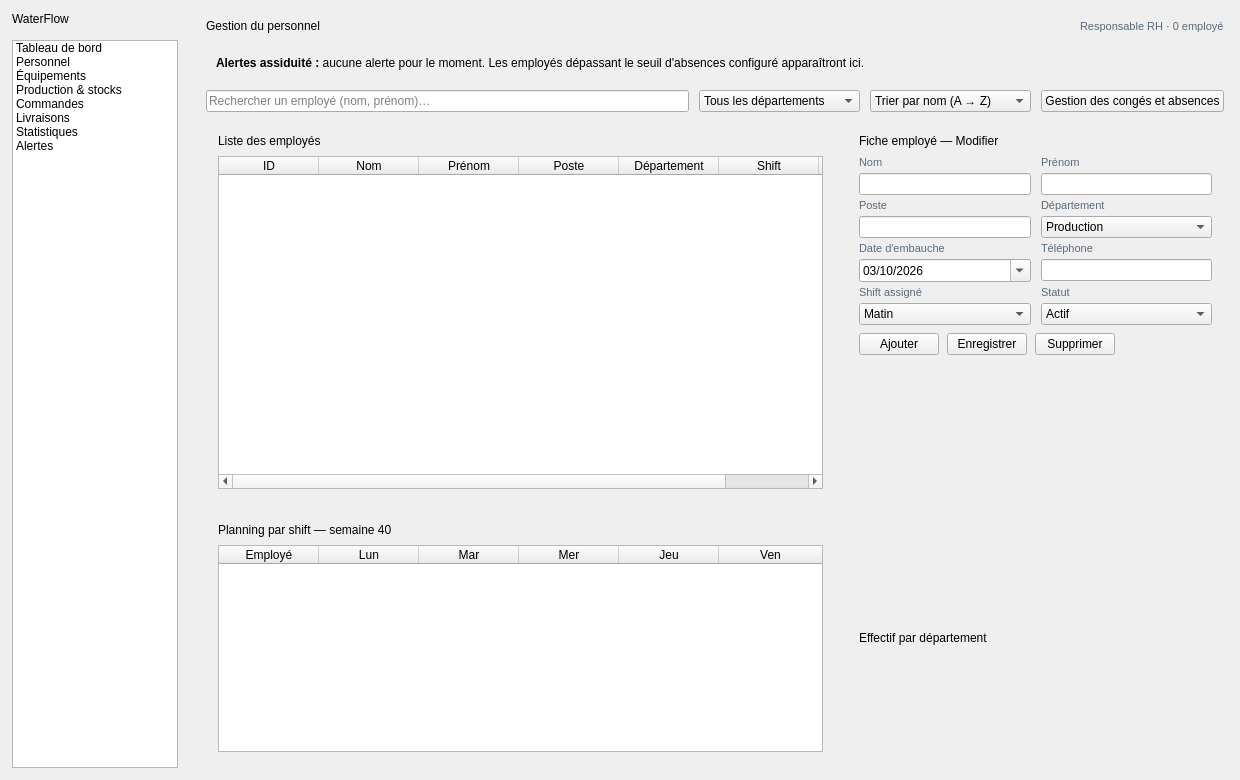
<?xml version="1.0" encoding="UTF-8"?>
<ui version="4.0">
 <class>Personnel</class>
 <widget class="QWidget" name="Personnel">
  <property name="geometry"><rect><x>0</x><y>0</y><width>1240</width><height>780</height></rect></property>
  <layout class="QHBoxLayout" name="layoutPrincipal" stretch="0,1"><property name="spacing"><number>0</number></property><property name="leftMargin"><number>0</number></property><property name="topMargin"><number>0</number></property><property name="rightMargin"><number>0</number></property><property name="bottomMargin"><number>0</number></property><item><widget class="QFrame" name="sidebar"><property name="minimumSize"><size><width>190</width><height>0</height></size></property><property name="maximumSize"><size><width>190</width><height>16777215</height></size></property><layout class="QVBoxLayout" name="layoutSidebar"><property name="spacing"><number>14</number></property><property name="leftMargin"><number>12</number></property><property name="topMargin"><number>12</number></property><property name="rightMargin"><number>12</number></property><property name="bottomMargin"><number>12</number></property><item><widget class="QLabel" name="labelLogo"><property name="text"><string>WaterFlow</string></property></widget></item><item><widget class="QListWidget" name="menuLateral"><item><property name="text"><string>Tableau de bord</string></property></item><item><property name="text"><string>Personnel</string></property></item><item><property name="text"><string>Équipements</string></property></item><item><property name="text"><string>Production &amp; stocks</string></property></item><item><property name="text"><string>Commandes</string></property></item><item><property name="text"><string>Livraisons</string></property></item><item><property name="text"><string>Statistiques</string></property></item><item><property name="text"><string>Alertes</string></property></item></widget></item></layout></widget></item><item><widget class="QWidget" name="contenu"><layout class="QVBoxLayout" name="layoutContenu" stretch="0,0,0,3,2"><property name="spacing"><number>10</number></property><property name="leftMargin"><number>16</number></property><property name="topMargin"><number>16</number></property><property name="rightMargin"><number>16</number></property><property name="bottomMargin"><number>16</number></property><item><layout class="QHBoxLayout" name="layoutEntete"><item><widget class="QLabel" name="labelTitre"><property name="text"><string>Gestion du personnel</string></property></widget></item><item><spacer name="spacerEntete"><property name="orientation"><enum>Qt::Horizontal</enum></property><property name="sizeHint" stdset="0"><size><width>20</width><height>20</height></size></property></spacer></item><item><widget class="QLabel" name="labelInfo"><property name="text"><string>Responsable RH · 0 employé</string></property><property name="styleSheet"><string>color:#5B6B7B; font-size:8pt;</string></property></widget></item></layout></item><item><widget class="QFrame" name="frameAlerte"><layout class="QHBoxLayout" name="layoutAlerte"><property name="leftMargin"><number>10</number></property><property name="topMargin"><number>10</number></property><property name="rightMargin"><number>10</number></property><property name="bottomMargin"><number>10</number></property><item><widget class="QLabel" name="labelAlerte"><property name="text"><string>&lt;b&gt;Alertes assiduité :&lt;/b&gt; aucune alerte pour le moment. Les employés dépassant le seuil d'absences configuré apparaîtront ici.</string></property><property name="textFormat"><enum>Qt::RichText</enum></property><property name="wordWrap"><bool>true</bool></property></widget></item></layout></widget></item><item><layout class="QHBoxLayout" name="layoutRecherche" stretch="3,1,1,0"><item><widget class="QLineEdit" name="lineEditRecherche"><property name="placeholderText"><string>Rechercher un employé (nom, prénom)…</string></property></widget></item><item><widget class="QComboBox" name="comboDepartement"><item><property name="text"><string>Tous les départements</string></property></item><item><property name="text"><string>Production</string></property></item><item><property name="text"><string>Maintenance</string></property></item><item><property name="text"><string>Logistique</string></property></item><item><property name="text"><string>Qualité</string></property></item></widget></item><item><widget class="QComboBox" name="comboTri"><item><property name="text"><string>Trier par nom (A → Z)</string></property></item><item><property name="text"><string>Trier par nom (Z → A)</string></property></item></widget></item><item><widget class="QPushButton" name="btnExporter"><property name="text"><string>Gestion des congés et absences</string></property></widget></item></layout></item><item><layout class="QHBoxLayout" name="layoutMilieu" stretch="5,3"><property name="spacing"><number>12</number></property><item><widget class="QFrame" name="cardListe"><layout class="QVBoxLayout" name="layoutCardListe" stretch="0,1"><property name="spacing"><number>8</number></property><property name="leftMargin"><number>12</number></property><property name="topMargin"><number>12</number></property><property name="rightMargin"><number>12</number></property><property name="bottomMargin"><number>12</number></property><item><widget class="QLabel" name="labelTitreListe"><property name="text"><string>Liste des employés</string></property></widget></item><item><widget class="QTableWidget" name="tableEmployes"><property name="showGrid"><bool>false</bool></property><property name="selectionBehavior"><enum>QAbstractItemView::SelectRows</enum></property><property name="editTriggers"><set>QAbstractItemView::NoEditTriggers</set></property><attribute name="verticalHeaderVisible"><bool>false</bool></attribute><attribute name="horizontalHeaderStretchLastSection"><bool>true</bool></attribute><column><property name="text"><string>ID</string></property></column><column><property name="text"><string>Nom</string></property></column><column><property name="text"><string>Prénom</string></property></column><column><property name="text"><string>Poste</string></property></column><column><property name="text"><string>Département</string></property></column><column><property name="text"><string>Shift</string></property></column><column><property name="text"><string>Statut</string></property></column></widget></item></layout></widget></item><item><widget class="QFrame" name="cardFiche"><layout class="QVBoxLayout" name="layoutCardFiche"><property name="spacing"><number>8</number></property><property name="leftMargin"><number>12</number></property><property name="topMargin"><number>12</number></property><property name="rightMargin"><number>12</number></property><property name="bottomMargin"><number>12</number></property><item><widget class="QLabel" name="labelTitreFiche"><property name="text"><string>Fiche employé — Modifier</string></property></widget></item><item><layout class="QGridLayout" name="gridFiche"><property name="horizontalSpacing"><number>10</number></property><property name="verticalSpacing"><number>4</number></property><item row="0" column="0"><widget class="QLabel" name="lblNom"><property name="text"><string>Nom</string></property><property name="styleSheet"><string>color:#5B6B7B; font-size:8pt;</string></property></widget></item><item row="0" column="1"><widget class="QLabel" name="lblPrenom"><property name="text"><string>Prénom</string></property><property name="styleSheet"><string>color:#5B6B7B; font-size:8pt;</string></property></widget></item><item row="1" column="0"><widget class="QLineEdit" name="lineEditNom"><property name="text"><string/></property></widget></item><item row="1" column="1"><widget class="QLineEdit" name="lineEditPrenom"><property name="text"><string/></property></widget></item><item row="2" column="0"><widget class="QLabel" name="lblPoste"><property name="text"><string>Poste</string></property><property name="styleSheet"><string>color:#5B6B7B; font-size:8pt;</string></property></widget></item><item row="2" column="1"><widget class="QLabel" name="lblDepartement"><property name="text"><string>Département</string></property><property name="styleSheet"><string>color:#5B6B7B; font-size:8pt;</string></property></widget></item><item row="3" column="0"><widget class="QLineEdit" name="lineEditPoste"><property name="text"><string/></property></widget></item><item row="3" column="1"><widget class="QComboBox" name="comboDepartementFiche"><item><property name="text"><string>Production</string></property></item><item><property name="text"><string>Maintenance</string></property></item><item><property name="text"><string>Logistique</string></property></item><item><property name="text"><string>Qualité</string></property></item></widget></item><item row="4" column="0"><widget class="QLabel" name="lblDate"><property name="text"><string>Date d'embauche</string></property><property name="styleSheet"><string>color:#5B6B7B; font-size:8pt;</string></property></widget></item><item row="4" column="1"><widget class="QLabel" name="lblTel"><property name="text"><string>Téléphone</string></property><property name="styleSheet"><string>color:#5B6B7B; font-size:8pt;</string></property></widget></item><item row="5" column="0"><widget class="QDateEdit" name="dateEditEmbauche"><property name="displayFormat"><string>dd/MM/yyyy</string></property><property name="calendarPopup"><bool>true</bool></property><property name="date"><date><year>2026</year><month>10</month><day>3</day></date></property></widget></item><item row="5" column="1"><widget class="QLineEdit" name="lineEditTelephone"><property name="text"><string/></property></widget></item><item row="6" column="0"><widget class="QLabel" name="lblShift"><property name="text"><string>Shift assigné</string></property><property name="styleSheet"><string>color:#5B6B7B; font-size:8pt;</string></property></widget></item><item row="6" column="1"><widget class="QLabel" name="lblStatut"><property name="text"><string>Statut</string></property><property name="styleSheet"><string>color:#5B6B7B; font-size:8pt;</string></property></widget></item><item row="7" column="0"><widget class="QComboBox" name="comboShift"><item><property name="text"><string>Matin</string></property></item><item><property name="text"><string>Après-midi</string></property></item><item><property name="text"><string>Nuit</string></property></item></widget></item><item row="7" column="1"><widget class="QComboBox" name="comboStatut"><item><property name="text"><string>Actif</string></property></item><item><property name="text"><string>En congé</string></property></item><item><property name="text"><string>Suspendu</string></property></item></widget></item></layout></item><item><layout class="QHBoxLayout" name="layoutBoutons"><item><widget class="QPushButton" name="btnAjouter"><property name="text"><string>Ajouter</string></property></widget></item><item><widget class="QPushButton" name="btnEnregistrer"><property name="text"><string>Enregistrer</string></property></widget></item><item><widget class="QPushButton" name="btnSupprimer"><property name="text"><string>Supprimer</string></property></widget></item><item><spacer name="spacerBoutons"><property name="orientation"><enum>Qt::Horizontal</enum></property><property name="sizeHint" stdset="0"><size><width>20</width><height>20</height></size></property></spacer></item></layout></item><item><spacer name="spacerFiche"><property name="orientation"><enum>Qt::Vertical</enum></property><property name="sizeHint" stdset="0"><size><width>20</width><height>20</height></size></property></spacer></item></layout></widget></item></layout></item><item><layout class="QHBoxLayout" name="layoutBas" stretch="5,3"><property name="spacing"><number>12</number></property><item><widget class="QFrame" name="cardPlanning"><layout class="QVBoxLayout" name="layoutCardPlanning" stretch="0,1"><property name="spacing"><number>8</number></property><property name="leftMargin"><number>12</number></property><property name="topMargin"><number>12</number></property><property name="rightMargin"><number>12</number></property><property name="bottomMargin"><number>12</number></property><item><widget class="QLabel" name="labelTitrePlanning"><property name="text"><string>Planning par shift — semaine 40</string></property></widget></item><item><widget class="QTableWidget" name="tablePlanning"><property name="showGrid"><bool>false</bool></property><property name="selectionBehavior"><enum>QAbstractItemView::SelectRows</enum></property><property name="editTriggers"><set>QAbstractItemView::NoEditTriggers</set></property><attribute name="verticalHeaderVisible"><bool>false</bool></attribute><attribute name="horizontalHeaderStretchLastSection"><bool>true</bool></attribute><column><property name="text"><string>Employé</string></property></column><column><property name="text"><string>Lun</string></property></column><column><property name="text"><string>Mar</string></property></column><column><property name="text"><string>Mer</string></property></column><column><property name="text"><string>Jeu</string></property></column><column><property name="text"><string>Ven</string></property></column></widget></item></layout></widget></item><item><widget class="QFrame" name="cardGraphique"><layout class="QVBoxLayout" name="layoutCardGraphique" stretch="0,1"><property name="spacing"><number>8</number></property><property name="leftMargin"><number>12</number></property><property name="topMargin"><number>12</number></property><property name="rightMargin"><number>12</number></property><property name="bottomMargin"><number>12</number></property><item><widget class="QLabel" name="labelTitreGraphique"><property name="text"><string>Effectif par département</string></property></widget></item><item><layout class="QVBoxLayout" name="layoutGraphique"><property name="leftMargin"><number>0</number></property><property name="topMargin"><number>0</number></property><property name="rightMargin"><number>0</number></property><property name="bottomMargin"><number>0</number></property></layout></item></layout></widget></item></layout></item></layout></widget></item></layout>
 </widget>
 <resources/>
 <connections/>
</ui>
